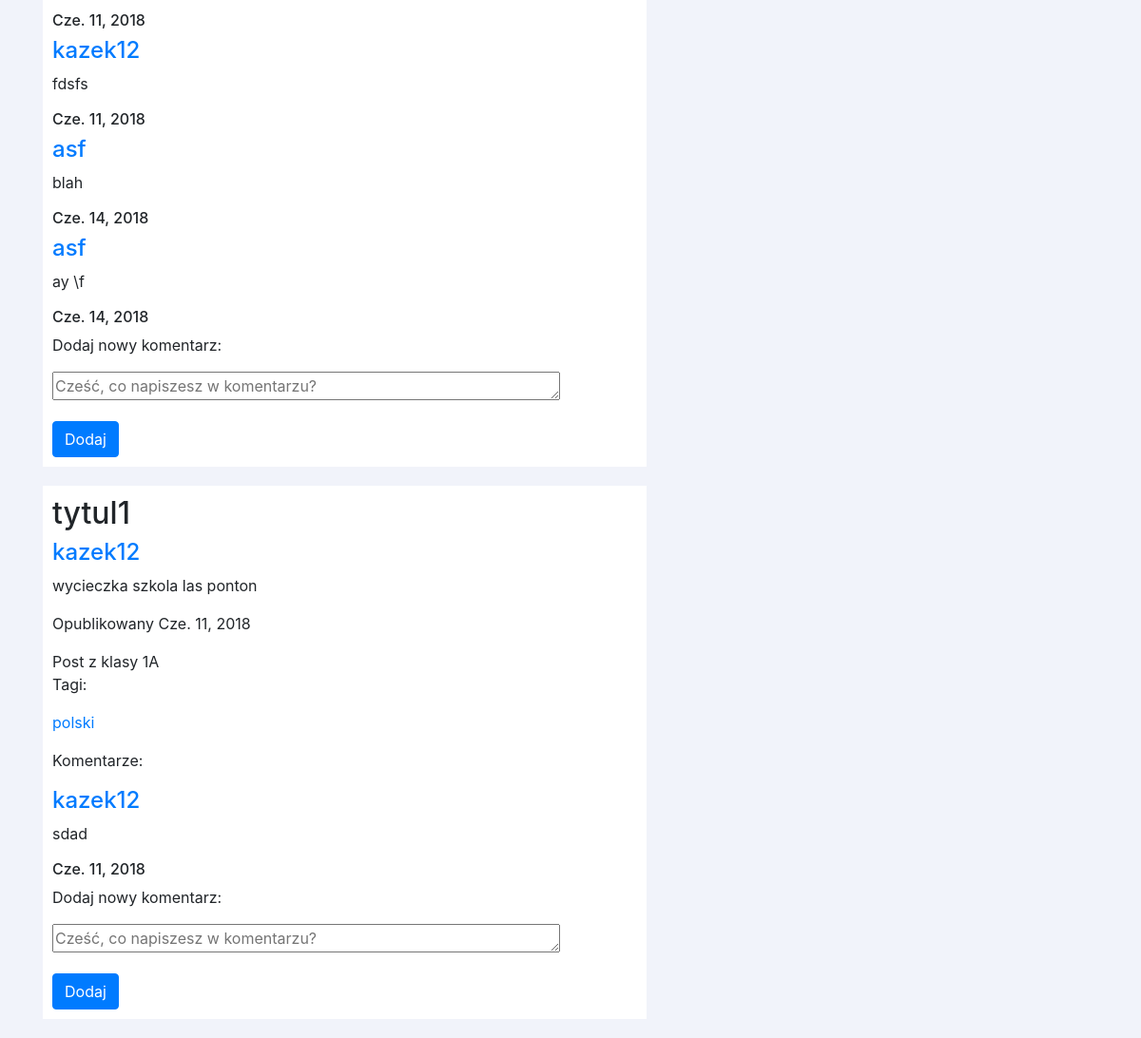
The page /user/kazek12/ (signed in, lower part) on the database as committed earlier.
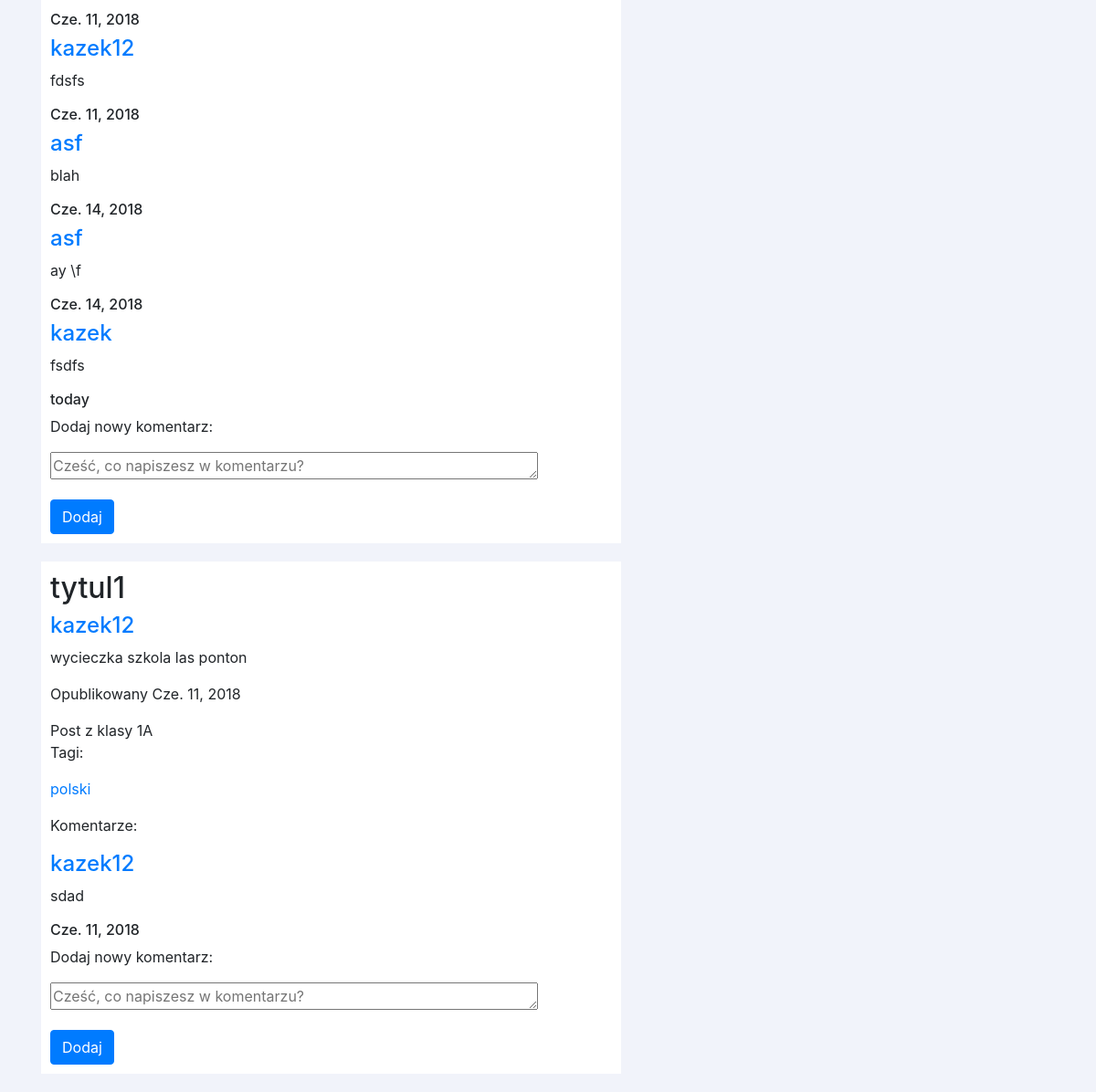
The same page on the database as committed later.
### main/models.py (models this page shows, shortened)
class Comment(models.Model):
	user = models.ForeignKey(User, on_delete=models.CASCADE)
	date = models.DateField(default=datetime.now) # DateTimeField(auto_now_add=True)
	content = models.CharField(max_length=300)

class Post(models.Model):
	title = models.CharField(max_length=150)
	content = models.CharField(max_length=10000)
	publish_date = models.DateTimeField(default=datetime.now)
	user = models.ForeignKey(User, on_delete=models.CASCADE)
	tags = models.ManyToManyField(Tag)
	comments = models.ManyToManyField(Comment)
	photo = models.ImageField(upload_to='main/static/main/imgs/', blank=True, null=True)
	school = models.ForeignKey(School, on_delete=models.CASCADE, null=True, blank=True)
	postClass = models.ForeignKey(Class, on_delete=models.CASCADE, null=True, blank=True)
	class Meta:
		ordering = ['-publish_date', 'title']

class Class(models.Model):
	grade = models.IntegerField()
	name = models.CharField(max_length=1)
	school = models.ForeignKey(School, on_delete=models.CASCADE)
	def __str__(self):
		return str(self.grade) + self.name # + " w szkole " + self.school.name

class Tag(models.Model):
	name = models.CharField(max_length=80)
	def __str__(self):
		return self.name

### main/views.py (the view)
# urls.py: url(r'^user/(?P<name>\w+)/$', views.user_view, name="user_view"),
@login_required(login_url='/')
def user_view(request, name):
	user = User.objects.get(username=name)
	posts = Post.objects.filter(user=user)
	chat_exists = Conversation.exists(request.user, user)
	if not chat_exists:
		chat = None
	elif chat_exists.user1 == request.user:
		chat =  Conversation.objects.get(user1 = request.user, user2 = user)
	else:
		chat =  Conversation.objects.get(user1 = user, user2 = request.user)
	context = {
		"username": name,
		"posts": posts,
		"view_name": request.resolver_match.view_name,
		"chat":  chat,
		"chat_exists": chat_exists
	}
	return render(request, 'main/user_view.html', context)

### main/models.py (called while the page is built)
	@staticmethod
	def exists(user1, user2):
		exists1 = Conversation.objects.filter(user1=user1, user2=user2).exists()
		exists2 = Conversation.objects.filter(user1=user2, user2=user1).exists()
		if exists1:
			return Conversation.objects.get(user1=user1, user2=user2)
		if exists2:
			return Conversation.objects.get(user1=user2, user2=user1)
		return None

### main/templatetags/profile.py (called while the page is built)
@register.simple_tag
def get_username(user, view_name, username):
	if view_name:
		return username
	else:
		return user.username

@register.simple_tag
def get_profile_description(user, view_name, username):
	if view_name:
		description = Profile.objects.get(user=User.objects.get(username=username)).description
	else:
		description = Profile.objects.get(user=user).description
	if description:
		return description
	else:
		return ""

@register.simple_tag
def get_profile_avatar(user, view_name = 0, username = 0):
	if view_name:
		avatar = Profile.objects.get(user=User.objects.get(username=username)).avatar
	else:
		avatar = Profile.objects.get(user=user).avatar
	if avatar:
		return avatar.url[4:]
	else:
		return '/static/main/avatars/default.png'

### main/templates/main/user_view.html (shortened to what this page needs)
{% extends 'main/base.html' %}
{% block content %}
	<div id="posts">
		{% for post in posts %}
			{% include 'main/post.html' %}
		{% endfor %}
	</div>
{% endblock %}

### main/templates/main/post.html (shortened to what this page needs)
{% load humanize %}
{% load profile %}
<div class="post">
	<h2 class="post-title"> {{ post.title }} </h2>
	<a href="{% url 'user_view' post.user.username %}"><h4> {{ post.user.username }} </h4></a>
	<p> {{ post.content }} </p>
	<p> Opublikowany {{ post.publish_date|naturalday }} </p>
	<div class="post-class-info">
		Post {% get_post_class post %}
	</div>
	<p> Tagi: </p>
	{% for tag in post.tags.all %}
		<div class="tag">
			<p> <a href="{% url 'tag_view' tag.name %}">{{ tag }}</a> </p>
		</div>
	{% endfor %}
	{% if post.comments.all %}
		<p> Komentarze: </p>
		{% for comment in post.comments.all %}
			<div class="comment">
				<a href="{% url 'user_view' comment.user.username %}"><h4> {{ comment.user.username }} </h4></a>
				<p> {{ comment.content }} </p>
				<h6> {{ comment.date|naturalday }} </h6>
			</div>
		{% endfor %}
	{% endif %}
	<div>
		<p> Dodaj nowy komentarz: </p>
		<form method="POST" action="{% url 'add_new_comment' %}">
			<div class="form-group">
						<textarea name="comment_content" cols="50" rows="1" placeholder="Cześć, co napiszesz w komentarzu?" maxlength="10000" required="" id="id_comment_content"></textarea>
			</div>
			<button type="button submit" class="btn btn-primary">Dodaj</button>
		</form>
	</div>
</div>

Rows that differ between the two databases and show on the page:
added Comment: user.username "kazek", content "fsdfs", date "today", shown under Post (number 1 of 2 on the later page)
